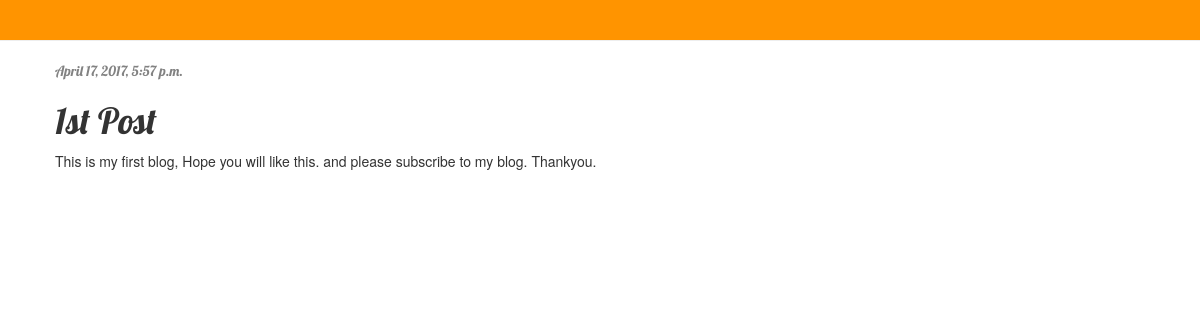
The app's page /post/1/ with its own data.
### blog/models.py (models this page shows, shortened)
class Post(models.Model):
    author = models.ForeignKey('auth.User')
    title = models.CharField(max_length=200)
    text = models.TextField()
    created_date = models.DateTimeField(
            default=timezone.now)
    published_date = models.DateTimeField(
            blank=True, null=True)

### blog/views.py (the view)
# urls.py: url(r'^post/(?P<pk>\d+)/$', views.post_detail, name='post_detail'),
def post_detail(request, pk):
    post = get_object_or_404(Post, pk=pk)
    return render(request, 'blog/post_detail.html', {'post': post})

### blog/templates/blog/post_detail.html (shortened to what this page needs)
{% extends 'blog/base.html' %}
{% block content %}
    <div class="post">
        {% if post.published_date %}
            <div class="date">
                {{ post.published_date }}
            </div>
        {% endif %}
        <h1>{{ post.title }}</h1>
        <p>{{ post.text|linebreaksbr }}</p>
    </div>
{% endblock %}

### blog/static/css/blog.css (style rules this page uses)
h1, h2, h3, h4 { font-family: 'Lobster', cursive; }
.date { color: #828282; font-family: 'Lobster'; }
.post { margin-bottom: 70px; }

### records on screen
Post: published_date "April 17, 2017, 5:57 p.m.", title "1st Post", text "This is my first blog, Hope you will like this. and please subscribe to my blog. Thankyou."
